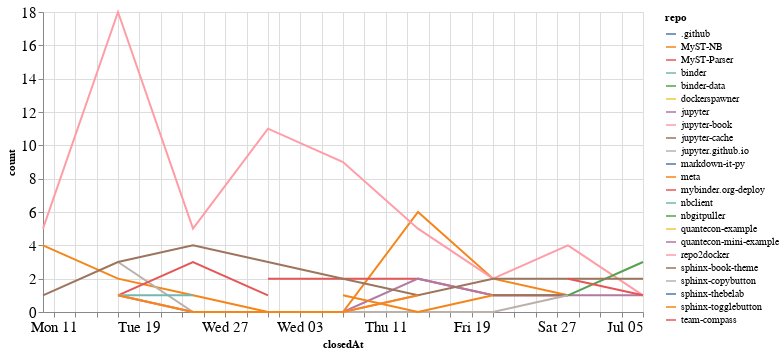

Notebook source saved alongside this figure:
### Code cell
closed_by_time = closed_by.groupby('repo').resample('W', on='closedAt').count()['author'].reset_index()
closed_by_time = closed_by_time.rename(columns={'author': 'count'})

alt.Chart(closed_by_time, width=600).mark_line().encode(
    x='closedAt',
    y='count',
    color='repo',
    tooltip="repo"
)

### Figure 1 — Vega-Lite specification as saved in the notebook (floating-point values rounded to 4 significant figures)
{"config": {"axisLeft": {"labelFontSize": 15}, "axisBottom": {"labelFontSize": 15}}, "data": {"name": "data-a8b9a8f11f803728918f264e68761b7b"}, "mark": "line", "encoding": {"color": {"type": "nominal", "field": "repo"}, "tooltip": {"type": "nominal", "field": "repo"}, "x": {"type": "temporal", "field": "closedAt"}, "y": {"type": "quantitative", "field": "count"}}, "width": 600, "$schema": "https://vega.github.io/schema/vega-lite/v4.8.1.json", "datasets": {"data-a8b9a8f11f803728918f264e68761b7b": [{"repo": ".github", "closedAt": "2020-07-05T00:00:00", "count": 1}, {"repo": "MyST-NB", "closedAt": "2020-05-10T00:00:00", "count": 4}, {"repo": "MyST-NB", "closedAt": "2020-05-17T00:00:00", "count": 2}, {"repo": "MyST-NB", "closedAt": "2020-05-24T00:00:00", "count": 1}, {"repo": "MyST-NB", "closedAt": "2020-05-31T00:00:00", "count": 0}, {"repo": "MyST-NB", "closedAt": "2020-06-07T00:00:00", "count": 0}, {"repo": "MyST-NB", "closedAt": "2020-06-14T00:00:00", "count": 6}, {"repo": "MyST-NB", "closedAt": "2020-06-21T00:00:00", "count": 2}, {"repo": "MyST-NB", "closedAt": "2020-06-28T00:00:00", "count": 1}, {"repo": "MyST-Parser", "closedAt": "2020-05-31T00:00:00", "count": 2}, {"repo": "MyST-Parser", "closedAt": "2020-06-07T00:00:00", "count": 2}, {"repo": "MyST-Parser", "closedAt": "2020-06-14T00:00:00", "count": 2}, {"repo": "MyST-Parser", "closedAt": "2020-06-21T00:00:00", "count": 1}, {"repo": "MyST-Parser", "closedAt": "2020-06-28T00:00:00", "count": 1}, {"repo": "binder", "closedAt": "2020-06-28T00:00:00", "count": 1}, {"repo": "binder-data", "closedAt": "2020-06-21T00:00:00", "count": 1}, {"repo": "dockerspawner", "closedAt": "2020-06-28T00:00:00", "count": 2}, {"repo": "jupyter", "closedAt": "2020-05-17T00:00:00", "count": 1}, {"repo": "jupyter", "closedAt": "2020-05-24T00:00:00", "count": 0}, {"repo": "jupyter", "closedAt": "2020-05-31T00:00:00", "count": 0}, {"repo": "jupyter", "closedAt": "2020-06-07T00:00:00", "count": 0}, {"repo": "jupyter", "closedAt": "2020-06-14T00:00:00", "count": 2}, {"repo": "jupyter", "closedAt": "2020-06-21T00:00:00", "count": 1}, {"repo": "jupyter", "closedAt": "2020-06-28T00:00:00", "count": 1}, {"repo": "jupyter", "closedAt": "2020-07-05T00:00:00", "count": 1}, {"repo": "jupyter-book", "closedAt": "2020-05-10T00:00:00", "count": 5}, {"repo": "jupyter-book", "closedAt": "2020-05-17T00:00:00", "count": 18}, {"repo": "jupyter-book", "closedAt": "2020-05-24T00:00:00", "count": 5}, {"repo": "jupyter-book", "closedAt": "2020-05-31T00:00:00", "count": 11}, {"repo": "jupyter-book", "closedAt": "2020-06-07T00:00:00", "count": 9}, {"repo": "jupyter-book", "closedAt": "2020-06-14T00:00:00", "count": 5}, {"repo": "jupyter-book", "closedAt": "2020-06-21T00:00:00", "count": 2}, {"repo": "jupyter-book", "closedAt": "2020-06-28T00:00:00", "count": 4}, {"repo": "jupyter-book", "closedAt": "2020-07-05T00:00:00", "count": 1}, {"repo": "jupyter-cache", "closedAt": "2020-06-21T00:00:00", "count": 1}, {"repo": "jupyter-cache", "closedAt": "2020-06-28T00:00:00", "count": 1}, {"repo": "jupyter.github.io", "closedAt": "2020-05-17T00:00:00", "count": 3}, {"repo": "jupyter.github.io", "closedAt": "2020-05-24T00:00:00", "count": 0}, {"repo": "jupyter.github.io", "closedAt": "2020-05-31T00:00:00", "count": 0}, {"repo": "jupyter.github.io", "closedAt": "2020-06-07T00:00:00", "count": 0}, {"repo": "jupyter.github.io", "closedAt": "2020-06-14T00:00:00", "count": 0}, {"repo": "jupyter.github.io", "closedAt": "2020-06-21T00:00:00", "count": 0}, {"repo": "jupyter.github.io", "closedAt": "2020-06-28T00:00:00", "count": 1}, {"repo": "markdown-it-py", "closedAt": "2020-05-10T00:00:00", "count": 1}, {"repo": "meta", "closedAt": "2020-06-07T00:00:00", "count": 1}, {"repo": "meta", "closedAt": "2020-06-14T00:00:00", "count": 0}, {"repo": "meta", "closedAt": "2020-06-21T00:00:00", "count": 1}, {"repo": "mybinder.org-deploy", "closedAt": "2020-05-17T00:00:00", "count": 1}, {"repo": "mybinder.org-deploy", "closedAt": "2020-05-24T00:00:00", "count": 3}, {"repo": "mybinder.org-deploy", "closedAt": "2020-05-31T00:00:00", "count": 1}, {"repo": "nbclient", "closedAt": "2020-05-17T00:00:00", "count": 1}, {"repo": "nbclient", "closedAt": "2020-05-24T00:00:00", "count": 1}, {"repo": "nbgitpuller", "closedAt": "2020-06-28T00:00:00", "count": 1}, {"repo": "nbgitpuller", "closedAt": "2020-07-05T00:00:00", "count": 3}, {"repo": "quantecon-example", "closedAt": "2020-05-17T00:00:00", "count": 1}, {"repo": "quantecon-mini-example", "closedAt": "2020-06-21T00:00:00", "count": 1}, {"repo": "repo2docker", "closedAt": "2020-05-17T00:00:00", "count": 1}, {"repo": "repo2docker", "closedAt": "2020-05-24T00:00:00", "count": 0}, {"repo": "repo2docker", "closedAt": "2020-05-31T00:00:00", "count": 0}, {"repo": "repo2docker", "closedAt": "2020-06-07T00:00:00", "count": 0}, {"repo": "repo2docker", "closedAt": "2020-06-14T00:00:00", "count": 1}, {"repo": "sphinx-book-theme", "closedAt": "2020-05-10T00:00:00", "count": 1}, {"repo": "sphinx-book-theme", "closedAt": "2020-05-17T00:00:00", "count": 3}, {"repo": "sphinx-book-theme", "closedAt": "2020-05-24T00:00:00", "count": 4}, {"repo": "sphinx-book-theme", "closedAt": "2020-05-31T00:00:00", "count": 3}, {"repo": "sphinx-book-theme", "closedAt": "2020-06-07T00:00:00", "count": 2}, {"repo": "sphinx-book-theme", "closedAt": "2020-06-14T00:00:00", "count": 1}, {"repo": "sphinx-book-theme", "closedAt": "2020-06-21T00:00:00", "count": 2}, {"repo": "sphinx-book-theme", "closedAt": "2020-06-28T00:00:00", "count": 2}, {"repo": "sphinx-book-theme", "closedAt": "2020-07-05T00:00:00", "count": 2}, {"repo": "sphinx-copybutton", "closedAt": "2020-06-21T00:00:00", "count": 2}, {"repo": "sphinx-thebelab", "closedAt": "2020-07-05T00:00:00", "count": 3}, {"repo": "sphinx-togglebutton", "closedAt": "2020-05-17T00:00:00", "count": 1}, {"repo": "sphinx-togglebutton", "closedAt": "2020-05-24T00:00:00", "count": 0}, {"repo": "sphinx-togglebutton", "closedAt": "2020-05-31T00:00:00", "count": 0}, {"repo": "sphinx-togglebutton", "closedAt": "2020-06-07T00:00:00", "count": 0}, {"repo": "sphinx-togglebutton", "closedAt": "2020-06-14T00:00:00", "count": 1}, {"repo": "team-compass", "closedAt": "2020-06-28T00:00:00", "count": 2}, {"repo": "team-compass", "closedAt": "2020-07-05T00:00:00", "count": 1}]}}
